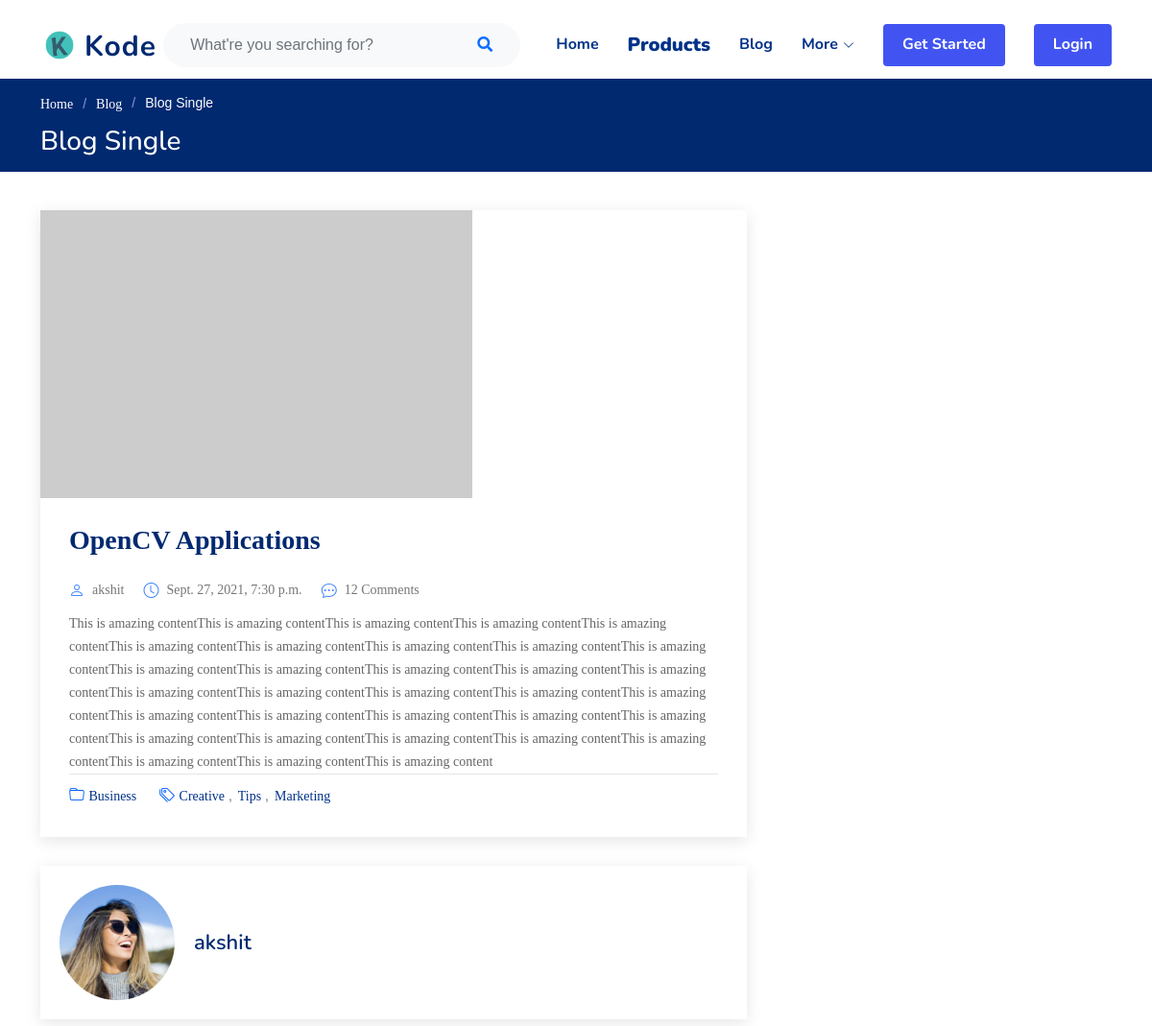
Screenshot of /blog/view/opencv-applications/ with the database file from the repository.
### blog/models.py (models this page shows, shortened)
class Post(models.Model):
    title = models.CharField(max_length=200, unique=True)
    slug = models.SlugField(max_length=200, unique=True)
    author = models.ForeignKey(
        AUTH_USER_MODEL, on_delete=models.CASCADE, related_name='blog_posts')
    updated_on = models.DateTimeField(auto_now=True)
    content = models.TextField()
    created_on = models.DateTimeField(auto_now_add=True)
    status = models.IntegerField(choices=STATUS, default=0)
    cover_image = models.CharField(
        max_length=300, default="https://dummyimage.com/450x300/dee2e6/6c757d.jpg")
    class Meta:
        ordering = ['-created_on']

### blog/views.py (the view)
# urls.py: path('view/<slug:slug>/', views.view, name='blog_view'),
def view(request, slug):
    blog = Post.objects.get(slug=slug)
    return render(request, 'blog/view.html', {'blog': blog})

### blog/templates/blog/view.html (shortened to what this page needs)
{% extends "store/base.html" %}
{% block body %}
<main id="main">
    <section class="breadcrumbs">
        <div class="container">
            <ol>
                <li><a href="/">Home</a></li>
                <li><a href="/blog">Blog</a></li>
                <li>Blog Single</li>
            </ol>
            <h2>Blog Single</h2>
        </div>
    </section>
    <section id="blog" class="blog">
        <div class="container" data-aos="fade-up">
            <div class="row">
                <div class="col-lg-8 entries">
                    <article class="entry entry-single">
                        <div class="entry-img">
                            <img src="{{blog.cover_image}}" alt="" class="img-fluid">
                        </div>
                        <h2 class="entry-title">
                            <a class="fs-3" href="blog-single.html">{{blog.title}}</a>
                        </h2>
                        <div class="entry-meta">
                            <ul>
                                <li class="d-flex align-items-center"><i class="bi bi-person"></i> <a
                                        href="blog-single.html">{{blog.author}}</a></li>
                                <li class="d-flex align-items-center"><i class="bi bi-clock"></i> <a
                                        href="blog-single.html"><time
                                            datetime="2020-01-01">{{blog.created_on}}</time></a></li>
                                <li class="d-flex align-items-center"><i class="bi bi-chat-dots"></i> <a
                                        href="blog-single.html">12 Comments</a></li>
                            </ul>
                        </div>
                        <div class="entry-content">
                            <p>
                                {{blog.content}}
                            </p>
                        </div>
                        <div class="entry-footer">
                            <i class="bi bi-folder"></i>
                            <ul class="cats">
                                <li><a href="#">Business</a></li>
                            </ul>
                            <i class="bi bi-tags"></i>
                            <ul class="tags">
                                <li><a href="#">Creative</a></li>
                                <li><a href="#">Tips</a></li>
                                <li><a href="#">Marketing</a></li>
                            </ul>
                        </div>
                    </article>
                    <div class="blog-author d-flex align-items-center">
                        <img src="assets/img/blog/blog-author.jpg" class="rounded-circle float-left" alt="">
                        <div>
                            <h4>{{blog.author}}</h4>
                        </div>
                    </div>
                </div>
            </div>
        </div>
    </section>
</main>
{% endblock %}

### store/templates/store/base.html (shortened to what this page needs)
<!DOCTYPE html>
<html lang="en">
<head>
    {% load static %}
    <link href="{% static 'store/assets/vendor/bootstrap/css/bootstrap.min.css' %}" rel="stylesheet" />
    <link href="{% static 'store/assets/vendor/bootstrap-icons/bootstrap-icons.css' %}" rel="stylesheet" />
    <link rel="stylesheet" href="https://cdnjs.cloudflare.com/ajax/libs/aos/2.3.4/aos.css"
 />
    <link href="https://cdn.jsdelivr.net/npm/remixicon@2.2.0/fonts/remixicon.css" rel="stylesheet" />
    <link href="{% static 'store/assets/css/style.css' %}" rel="stylesheet" />
    <link rel="stylesheet" href="https://cdnjs.cloudflare.com/ajax/libs/font-awesome/5.15.4/css/all.min.css"
 />
    <link rel="stylesheet" href="https://cdnjs.cloudflare.com/ajax/libs/animate.css/4.1.1/animate.css"
 />
    <link rel="stylesheet" href="https://cdnjs.cloudflare.com/ajax/libs/hamburgers/1.1.3/hamburgers.min.css"
 />
    <link rel="stylesheet" type="text/css" href="{% static 'store/assets/css/util.css' %}" />
    <link rel="stylesheet" type="text/css" href="{% static 'store/assets/css/main.css' %}" />
</head>
<body>
    <header id="header" class="header fixed-top">
        <div class="
          container-fluid container-xl
          d-flex
          align-items-center
          justify-content-between
        ">
            <a href="/" class="logo d-flex align-items-center">
                <img src="{% static 'images/logo.png'%}" alt="" />
                <span>Kode</span>
            </a>
            <div class="
            row
            col-lg-4
            mx-auto
            p-1
            bg-light
            rounded rounded-pill
          ">
                <form class="input-group">
                    <input name="query" type="search" placeholder="What're you searching for?"
                        class="form-control border-0 bg-light" />
                    <div class="flex flex-column input-group-append">
                        <button type="submit" class="btn btn-link text-primary">
                            <i class="fa fa-search"></i>
                        </button>
                    </div>
                </form>
            </div>
            <nav id="navbar" class="navbar">
                <ul>
                    <li><a class="nav-link scrollto active('') " href="/">Home</a></li>
                    <li><a class="nav-link scrollto" href="/products"><strong class="fs-5">Products</strong></a></li>
                    <li><a href="/blog">Blog</a></li>
                    <li class="dropdown">
                        <a href="#"><span>More</span> <i class="bi bi-chevron-down"></i></a>
                    </li>
                    {% if user.is_authenticated %}
                    <li class="dropdown">
                        <a class="fs-5" href="#"><span><strong>{{user.username}}</strong></span> <i
                                class="bi bi-chevron-down"></i></a>
                        <ul>
                            <li><a href="/dashboard">Dashboard</a></li>
                            <li><a href="/accountsettings">Settings</a></li>
                            <li><a href="/signout">Sign Out</a></li>
                        </ul>
                    </li>
                    {% else %}
                    <li>
                        <a class="getstarted scrollto" href="/signup">Get Started</a>
                    </li>
                    <li>
                        <a class="getstarted scrollto" href="/signin">Login</a>
                    </li>
                    {% endif %}
                </ul>
            </nav>
        </div>
    </header>
    {% block body %}{% endblock %}
</body>
</html>

### store/static/store/assets/css/style.css (style rules this page uses)
:root { scroll-behavior: smooth; }
body { font-family: "Open Sans", sans-serif; color: #444444; }
a { color: #4154f1; text-decoration: none; }
h1, h2, h3, h4, h5, h6 { font-family: "Nunito", sans-serif; }
section { padding: 60px 0; overflow: hidden; }
.breadcrumbs { padding: 15px 0; background: #012970; min-height: 40px; margin-top: 82px; color: #fff; }
.breadcrumbs h2 { font-size: 28px; font-weight: 500; }
.breadcrumbs ol { display: flex; flex-wrap: wrap; list-style: none; padding: 0 0 10px 0; margin: 0; font-size: 14px; }
.breadcrumbs ol a { color: #fff; transition: 0.3s; }
.breadcrumbs ol li + li { padding-left: 10px; }
.breadcrumbs ol li + li::before { display: inline-block; padding-right: 10px; color: #8894f6; content: "/"; }
.header { transition: all 0.5s; z-index: 997; padding: 20px 0; }
.header .logo { line-height: 0; }
.header .logo img { max-height: 40px; margin-right: 6px; }
.header .logo span { font-size: 30px; font-weight: 700; letter-spacing: 1px; color: #012970; font-family: "Nunito", sans-serif; margin-top: 3px; }
.navbar { padding: 0; }
.navbar ul { margin: 0; padding: 0; display: flex; list-style: none; align-items: center; }
.navbar li { position: relative; }
.navbar a, .navbar a:focus { display: flex; align-items: center; justify-content: space-between; padding: 10px 0 10px 30px; font-family: "Nunito", sans-serif; font-size: 16px; font-weight: 700; color: #013289; white-space: nowrap; transition: 0.3s; }
.navbar a i, .navbar a:focus i { font-size: 12px; line-height: 0; margin-left: 5px; }
.navbar .getstarted { background: #4154f1; padding: 8px 20px; margin-left: 30px; border-radius: 4px; color: #fff; }
.blog { padding: 40px 0 20px 0; }
.blog .entry { padding: 30px; margin-bottom: 60px; box-shadow: 0 4px 16px rgba(0, 0, 0, 0.1); }
.blog .entry .entry-img { max-height: 440px; margin: -30px -30px 20px -30px; overflow: hidden; }
.blog .entry .entry-title { font-size: 28px; font-weight: bold; padding: 0; margin: 0 0 20px 0; }
.blog .entry .entry-title a { color: #012970; transition: 0.3s; }
.blog .entry .entry-meta { margin-bottom: 15px; color: #4084fd; }
.blog .entry .entry-meta ul { display: flex; flex-wrap: wrap; list-style: none; align-items: center; padding: 0; margin: 0; }
.blog .entry .entry-meta ul li + li { padding-left: 20px; }
.blog .entry .entry-meta i { font-size: 16px; margin-right: 8px; line-height: 0; }
.blog .entry .entry-meta a { color: #777777; font-size: 14px; display: inline-block; line-height: 1; }
.blog .entry .entry-content p { line-height: 24px; }
.blog .entry .entry-footer { padding-top: 10px; border-top: 1px solid #e6e6e6; }
.blog .entry .entry-footer i { color: #0d64fd; display: inline; }
.blog .entry .entry-footer a { color: #013289; transition: 0.3s; }
.blog .entry .entry-footer .cats { list-style: none; display: inline; padding: 0 20px 0 0; font-size: 14px; }
.blog .entry .entry-footer .cats li { display: inline-block; }
.blog .entry .entry-footer .tags { list-style: none; display: inline; padding: 0; font-size: 14px; }
.blog .entry .entry-footer .tags li { display: inline-block; }
.blog .entry .entry-footer .tags li + li::before { padding-right: 6px; color: #6c757d; content: ","; }
.blog .entry-single { margin-bottom: 30px; }
.blog .blog-author { padding: 20px; margin-bottom: 30px; box-shadow: 0 4px 16px rgba(0, 0, 0, 0.1); }
.blog .blog-author img { width: 120px; margin-right: 20px; }
.blog .blog-author h4 { font-weight: 600; font-size: 22px; margin-bottom: 0px; padding: 0; color: #012970; }

### store/static/store/assets/css/main.css (style rules this page uses)
* { margin: 0px; padding: 0px; box-sizing: border-box; }
body, html { height: 100%; font-family: Poppins-Regular, sans-serif; }
a { font-family: Poppins-Regular; font-size: 14px; line-height: 1.7; color: #666666; margin: 0px; transition: all 0.4s; -webkit-transition: all 0.4s; -o-transition: all 0.4s; -moz-transition: all 0.4s; }
h1,h2,h3,h4,h5,h6 { margin: 0px; }
p { font-family: Poppins-Regular; font-size: 14px; line-height: 1.7; color: #666666; margin: 0px; }
ul, li { margin: 0px; list-style-type: none; }
input { outline: none; border: none; }
button { outline: none !important; border: none; background: transparent; }

### rows the page displays
Post: title "OpenCV Applications", author "akshit", created_on "Sept. 27, 2021, 7:30 p.m.", content "This is amazing contentThis is amazing contentThis is amazing contentThis is amazing contentThis is amazing contentThis is amazing contentThis is amazing contentThis is amazing contentThis is amazing contentThis is amazing contentThis is amazing contentThis is amazing contentThis is amazing contentThis is amazing contentThis is amazing contentThis is amazing contentThis is amazing contentThis is amazing contentThis is amazing contentThis is amazing contentThis is amazing contentThis is amazing contentThis is amazing contentThis is amazing contentThis is amazing contentThis is amazing contentThis is amazing contentThis is amazing contentThis is amazing contentThis is amazing contentThis is…"
